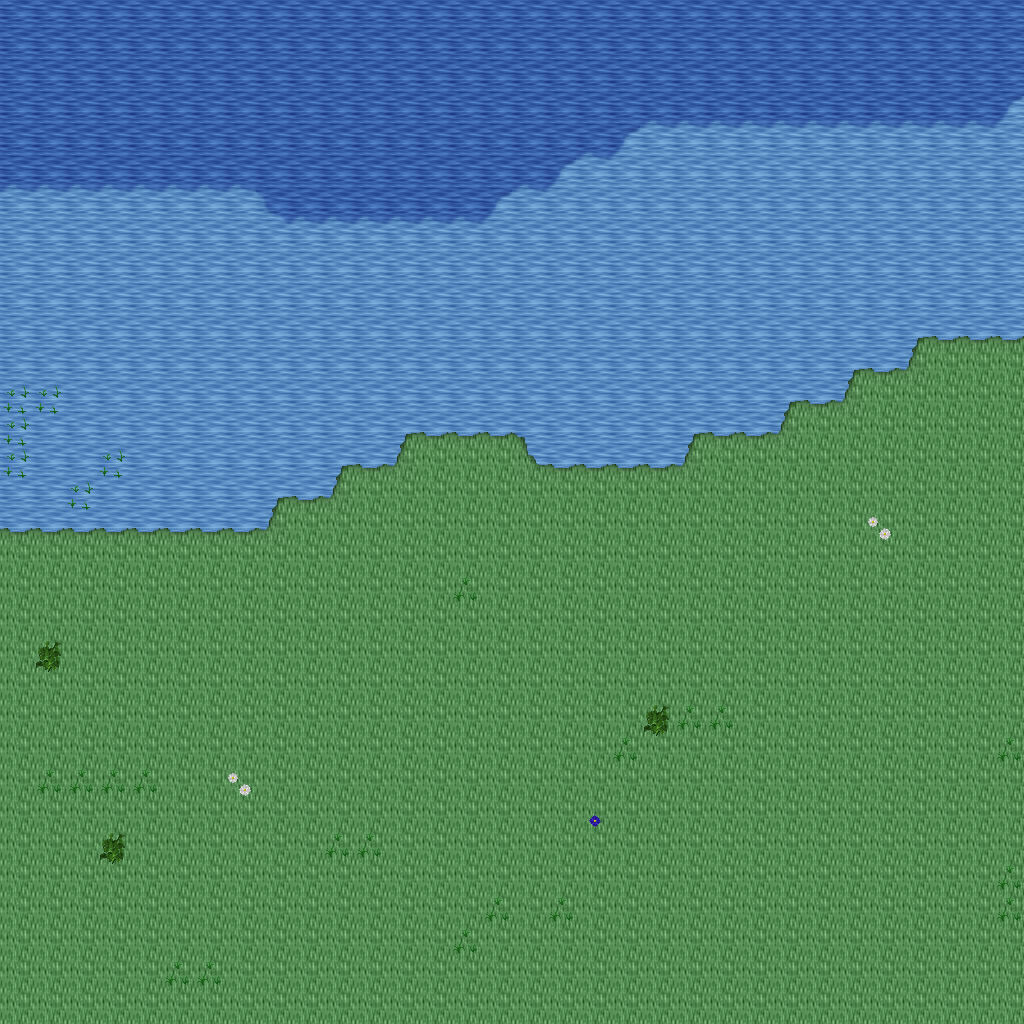

A 2D game scene composited from a Tiled map and its tileset images. What follows is a short description and the map's XML, with each tile layer's data collapsed to a summary:
An orthogonal 32x32 tile map with 32x32 px tiles, 5 tile layers (Ground, Objects, Objects2, Above, ...), 1 hidden layer not drawn, 33 tilesets.

<map version="1.10" tiledversion="1.11.0" orientation="orthogonal" renderorder="right-down" width="32" height="32" tilewidth="32" tileheight="32" infinite="0" nextlayerid="11" nextobjectid="1">
 <tileset firstgid="1" name="ground_ground" tilewidth="32" tileheight="32" tilecount="33" columns="3">
  <image source="../drawable/ground_ground.png" width="96" height="352" />
 </tileset>
 <tileset firstgid="34" name="ground_ice_ice" tilewidth="32" tileheight="32" tilecount="3" columns="3">
  <image source="../drawable/ground_ice_ice.png" width="96" height="32" />
 </tileset>
 <tileset firstgid="37" name="ground_water_pool" tilewidth="32" tileheight="32" tilecount="72" columns="3">
  <image source="../drawable/ground_water_pool.png" width="96" height="768" />
 </tileset>
 <tileset firstgid="109" name="ground_grass_edges" tilewidth="32" tileheight="32" tilecount="36" columns="12">
  <image source="../drawable/ground_grass_edges.png" width="384" height="96" />
 </tileset>
 <tileset firstgid="145" name="ground_ridge_ice_2" tilewidth="32" tileheight="32" tilecount="42" columns="7">
  <image source="../drawable/ground_ridge_ice_2.png" width="224" height="192" />
 </tileset>
 <tileset firstgid="187" name="ground_ridge_earth_dark" tilewidth="32" tileheight="32" tilecount="96" columns="12">
  <image source="../drawable/ground_ridge_earth_dark.png" width="384" height="256" />
 </tileset>
 <tileset firstgid="283" name="ground_rock_pebbles" tilewidth="32" tileheight="32" tilecount="3" columns="1">
  <image source="../drawable/ground_rock_pebbles.png" width="32" height="96" />
 </tileset>
 <tileset firstgid="286" name="plant_grasses" tilewidth="32" tileheight="32" tilecount="6" columns="3">
  <image source="../drawable/plant_grasses.png" width="96" height="64" />
 </tileset>
 <tileset firstgid="292" name="plant_bush_bushes" tilewidth="32" tileheight="32" tilecount="10" columns="5">
  <image source="../drawable/plant_bush_bushes.png" width="160" height="64" />
 </tileset>
 <tileset firstgid="302" name="ground_cobbled_paving" tilewidth="32" tileheight="32" tilecount="1" columns="1">
  <image source="../drawable/ground_cobbled_paving.png" width="32" height="32" />
 </tileset>
 <tileset firstgid="303" name="ground_grass_corners" tilewidth="32" tileheight="32" tilecount="24" columns="6">
  <image source="../drawable/ground_grass_corners.png" width="192" height="128" />
 </tileset>
 <tileset firstgid="327" name="plant_flower_daisy_white" tilewidth="32" tileheight="32" tilecount="8" columns="2">
  <image source="../drawable/plant_flower_daisy_white.png" width="64" height="128" />
 </tileset>
 <tileset firstgid="335" name="plant_flower_daisy_blue" tilewidth="32" tileheight="32" tilecount="8" columns="2">
  <image source="../drawable/plant_flower_daisy_blue.png" width="64" height="128" />
 </tileset>
 <tileset firstgid="343" name="item_armor_sword_rack" tilewidth="32" tileheight="32" tilecount="4" columns="2">
  <image source="../drawable/item_armor_sword_rack.png" width="64" height="64" />
 </tileset>
 <tileset firstgid="347" name="plant_stump_small_stump" tilewidth="32" tileheight="32" tilecount="4" columns="2">
  <image source="../drawable/plant_stump_small_stump.png" width="64" height="64" />
 </tileset>
 <tileset firstgid="351" name="item_postbox" tilewidth="32" tileheight="32" tilecount="4" columns="2">
  <image source="../drawable/item_postbox.png" width="64" height="64" />
 </tileset>
 <tileset firstgid="355" name="item_armor_weapons_rack" tilewidth="32" tileheight="32" tilecount="18" columns="9">
  <image source="../drawable/item_armor_weapons_rack.png" width="288" height="64" />
 </tileset>
 <tileset firstgid="373" name="item_pot_pot_golden_centred" tilewidth="32" tileheight="32" tilecount="3" columns="3">
  <image source="../drawable/item_pot_pot_golden_centred.png" width="96" height="32" />
 </tileset>
 <tileset firstgid="376" name="logic_creature_orc" tilewidth="32" tileheight="32" tilecount="6" columns="6">
  <image source="../drawable/logic_creature_orc.png" width="192" height="32" />
 </tileset>
 <tileset firstgid="382" name="logic_creature_animal" tilewidth="32" tileheight="32" tilecount="32" columns="8">
  <image source="../drawable/logic_creature_animal.png" width="256" height="128" />
 </tileset>
 <tileset firstgid="414" name="logic_creature_gnome" tilewidth="32" tileheight="32" tilecount="6" columns="6">
  <image source="../drawable/logic_creature_gnome.png" width="192" height="32" />
 </tileset>
 <tileset firstgid="420" name="logic_portal" tilewidth="32" tileheight="32" tilecount="24" columns="8">
  <image source="../drawable/logic_portal.png" width="256" height="96" />
 </tileset>
 <tileset firstgid="444" name="logic_collision" tilewidth="32" tileheight="32" tilecount="1" columns="1">
  <image source="../drawable/logic_collision.png" width="32" height="32" />
 </tileset>
 <tileset firstgid="445" name="logic_creature_frogman" tilewidth="32" tileheight="32" tilecount="3" columns="3">
  <image source="../drawable/logic_creature_frogman.png" width="96" height="32" />
 </tileset>
 <tileset firstgid="448" name="ground_water_swamp_water" tilewidth="32" tileheight="32" tilecount="33" columns="3">
  <image source="../drawable/ground_water_swamp_water.png" width="96" height="352" />
 </tileset>
 <tileset firstgid="481" name="plant_grasses_swamp" tilewidth="32" tileheight="32" tilecount="42" columns="6">
  <image source="../drawable/plant_grasses_swamp.png" width="192" height="224" />
 </tileset>
 <tileset firstgid="523" name="plant_stump_hollow_logs" tilewidth="32" tileheight="32" tilecount="6" columns="3">
  <image source="../drawable/plant_stump_hollow_logs.png" width="96" height="64" />
 </tileset>
 <tileset firstgid="529" name="plant_tree_tree_darkgreen" tilewidth="32" tileheight="32" tilecount="88" columns="8">
  <image source="../drawable/plant_tree_tree_darkgreen.png" width="256" height="352" />
 </tileset>
 <tileset firstgid="617" name="plant_tree_dead_tree_3" tilewidth="32" tileheight="32" tilecount="16" columns="4">
  <image source="../drawable/plant_tree_dead_tree_3.png" width="128" height="128" />
 </tileset>
 <tileset firstgid="633" name="building_chimney_smoke" tilewidth="32" tileheight="32" tilecount="40" columns="4">
  <image source="../drawable/building_chimney_smoke.png" width="128" height="320" />
 </tileset>
 <tileset firstgid="673" name="building_huts" tilewidth="32" tileheight="32" tilecount="338" columns="26">
  <image source="../drawable/building_huts.png" width="832" height="416" />
 </tileset>
 <tileset firstgid="1011" name="logic_creature_fowl" tilewidth="32" tileheight="32" tilecount="6" columns="6">
  <image source="../drawable/logic_creature_fowl.png" width="192" height="32" />
 </tileset>
 <tileset firstgid="1017" name="logic_creature_elemental" tilewidth="32" tileheight="32" tilecount="16" columns="8">
  <image source="../drawable/logic_creature_elemental.png" width="256" height="64" />
 </tileset>
 <layer id="1" name="Ground" width="32" height="32">
  <data>[1024 cells, 1024 non-empty, 3 distinct tile ids]</data>
 </layer>
 <layer id="2" name="Objects" width="32" height="32">
  <data>[1024 cells, 99 non-empty, 11 distinct tile ids]</data>
 </layer>
 <layer id="3" name="Objects2" width="32" height="32">
  <data>[1024 cells, 3 non-empty, 2 distinct tile ids]</data>
 </layer>
 <layer id="4" name="Above" width="32" height="32">
  <data>[1024 cells, 0 non-empty, 0 distinct tile ids]</data>
 </layer>
 <layer id="5" name="Above2" width="32" height="32">
  <data>[1024 cells, 0 non-empty, 0 distinct tile ids]</data>
 </layer>
 <layer id="6" name="Walkable" width="32" height="32" visible="0">
  <data>[1024 cells, 177 non-empty, 1 distinct tile ids]</data>
 </layer>
 <objectgroup id="7" name="Mapevents" />
 <objectgroup id="8" name="Spawn" />
 <objectgroup id="9" name="Keys" />
 <objectgroup id="10" name="Replace" />
</map>
